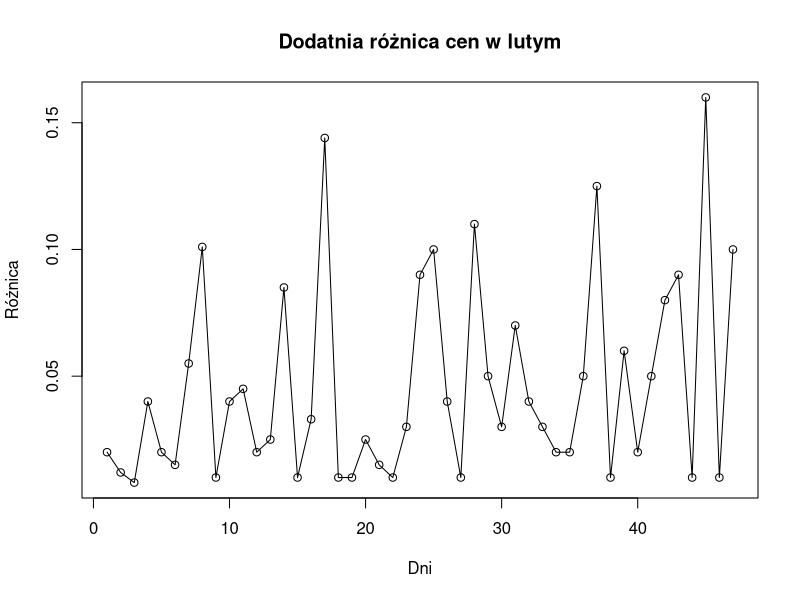
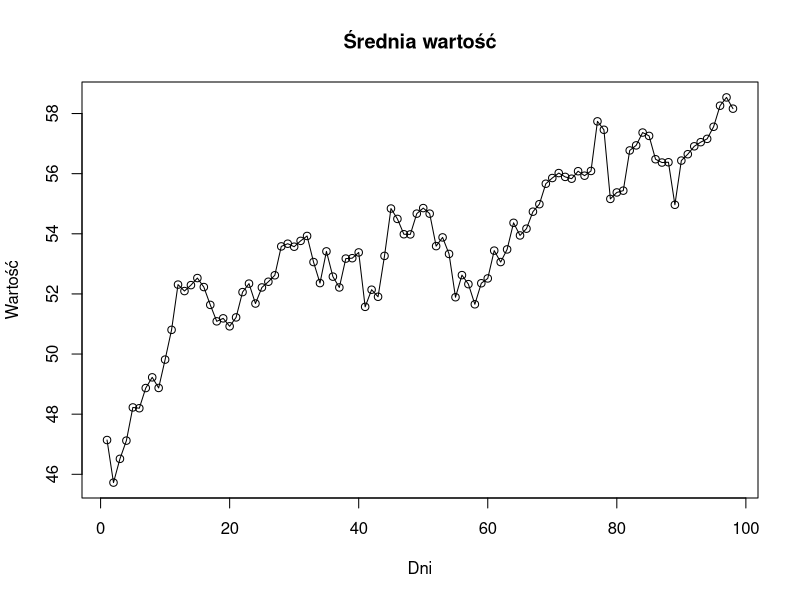

Source code (R) for these figures, in order:
## ---- chunk 1
knitr::opts_chunk$set(echo = TRUE)
## ---- chunk 2
library(dplyr)
dane=read.csv2("Kapucinska_WTI_USD.csv")
## ---- chunk 3
dane %>%
  filter(grepl("sty", Data)) %>%
  mutate(różnica=Zamknięcie.-Otwarcie.)%>%
  filter(różnica>0)->dane1
head(dane1)
## ---- chunk 4
plot(dane1$różnica, type="o", main="Dodatnia różnica cen w lutym", xlab = "Dni", ylab="Różnica")
## ---- chunk 5
dane %>%
  mutate(śr_wartość=(Wartość.najwyższa.+Wartość.najniższa.)/2)%>%
  filter(śr_wartość>Otwarcie.)->dane2
head(dane2)
## ---- chunk 6
plot(dane2$śr_wartość, type="o", main="Średnia wartość", xlab = "Dni", ylab="Wartość")
## ---- chunk 7
dane %>%
  group_by(Godzina.)%>%
  summarise(Śr_otwarcie=mean(Otwarcie.), Śr_wart_najwyższa=mean(Wartość.najwyższa.), Śr_wart_najniższa=mean(Wartość.najniższa.), Śr_zamknięcie=mean(Zamknięcie.))->dane3
dane3
